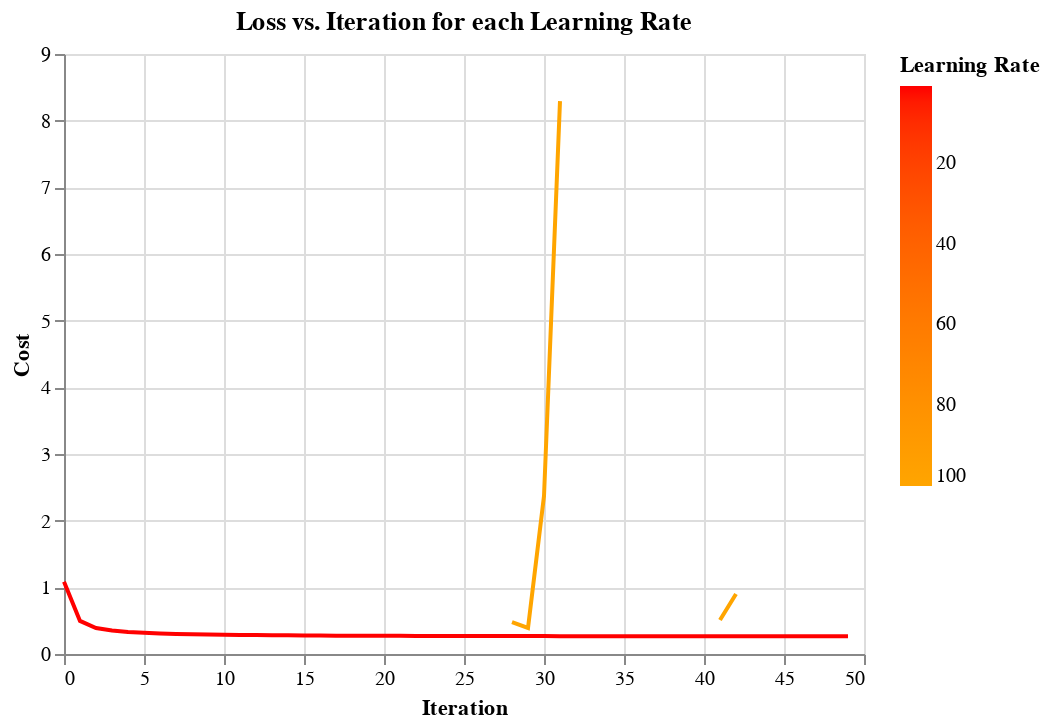

Write notebook code for a chart like this one.
### Markdown cell above
The higher learning rate (when only comparing 1, .01, and .0001) allows the gradient descent to converge much faster.  Over the course of 5,000 iterations, only the learning rate of 1 converges before the 5,000 iterations (converging after only ~400 iterations).  It would be preferable to use the higher learning rate, because in a more complicated gradient descent problem where computation can be very time consuming, the higher learning rate will allow for convergence in a substantially more reasonable time.

### Code cell
lrates = [100, 1]
plots = []
for lr in lrates:
    model = Logistic_regression()
    
    model.fit(
        train.loc[:, ['x1', 'x2']], 
        train.loc[:, 'y'], 
        lr, 
        max_iter = 50 if lr == 100 else 5000)
    
    if not isinstance(plots, list):

        plots = pd.concat(
            [plots, 
            pd.DataFrame(
                {lr: model.learning_curve(
                    train.loc[:, ['x1', 'x2']], 
                    train.loc[:, 'y'])})], 
                    axis = 1)

    else:

        plots = pd.DataFrame(
            {lr: model.learning_curve(train.loc[:, ['x1', 'x2']], 
            train.loc[:, 'y'])})

plots2 = plots.reset_index(names = ['Iteration']).melt(
    id_vars = 'Iteration', 
    var_name = 'Learning Rate', 
    value_name = 'Cost')

alt.Chart(plots2.loc[plots2.loc[:, 'Iteration'] < 50, :],
        title = "Loss vs. Iteration for each Learning Rate").mark_line().encode(
            x = 'Iteration', 
            y = 'Cost', 
            color = alt.Color('Learning Rate', scale = alt.Scale(
                domain = lrates,
                range = ['orange', 'red'])))

### Figure 1 — Vega-Lite specification as saved in the notebook (floating-point values rounded to 4 significant figures)
{"config": {"view": {"continuousWidth": 400, "continuousHeight": 300}}, "data": {"name": "data-13436809e3dea16f80e964f755ac1771"}, "mark": "line", "encoding": {"color": {"field": "Learning Rate", "scale": {"domain": [100, 1], "range": ["orange", "red"]}, "type": "quantitative"}, "x": {"field": "Iteration", "type": "quantitative"}, "y": {"field": "Cost", "type": "quantitative"}}, "title": "Loss vs. Iteration for each Learning Rate", "$schema": "https://vega.github.io/schema/vega-lite/v4.17.0.json", "datasets": {"data-13436809e3dea16f80e964f755ac1771": [{"Iteration": 0, "Learning Rate": 100, "Cost": 1.255}, {"Iteration": 1, "Learning Rate": 100, "Cost": null}, {"Iteration": 2, "Learning Rate": 100, "Cost": null}, {"Iteration": 3, "Learning Rate": 100, "Cost": null}, {"Iteration": 4, "Learning Rate": 100, "Cost": null}, {"Iteration": 5, "Learning Rate": 100, "Cost": null}, {"Iteration": 6, "Learning Rate": 100, "Cost": null}, {"Iteration": 7, "Learning Rate": 100, "Cost": null}, {"Iteration": 8, "Learning Rate": 100, "Cost": null}, {"Iteration": 9, "Learning Rate": 100, "Cost": null}, {"Iteration": 10, "Learning Rate": 100, "Cost": null}, {"Iteration": 11, "Learning Rate": 100, "Cost": null}, {"Iteration": 12, "Learning Rate": 100, "Cost": null}, {"Iteration": 13, "Learning Rate": 100, "Cost": null}, {"Iteration": 14, "Learning Rate": 100, "Cost": null}, {"Iteration": 15, "Learning Rate": 100, "Cost": null}, {"Iteration": 16, "Learning Rate": 100, "Cost": null}, {"Iteration": 17, "Learning Rate": 100, "Cost": null}, {"Iteration": 18, "Learning Rate": 100, "Cost": null}, {"Iteration": 19, "Learning Rate": 100, "Cost": 0.8884}, {"Iteration": 20, "Learning Rate": 100, "Cost": null}, {"Iteration": 21, "Learning Rate": 100, "Cost": null}, {"Iteration": 22, "Learning Rate": 100, "Cost": null}, {"Iteration": 23, "Learning Rate": 100, "Cost": null}, {"Iteration": 24, "Learning Rate": 100, "Cost": null}, {"Iteration": 25, "Learning Rate": 100, "Cost": null}, {"Iteration": 26, "Learning Rate": 100, "Cost": null}, {"Iteration": 27, "Learning Rate": 100, "Cost": null}, {"Iteration": 28, "Learning Rate": 100, "Cost": 0.4778}, {"Iteration": 29, "Learning Rate": 100, "Cost": 0.3908}, {"Iteration": 30, "Learning Rate": 100, "Cost": 2.369}, {"Iteration": 31, "Learning Rate": 100, "Cost": 8.292}, {"Iteration": 32, "Learning Rate": 100, "Cost": null}, {"Iteration": 33, "Learning Rate": 100, "Cost": null}, {"Iteration": 34, "Learning Rate": 100, "Cost": null}, {"Iteration": 35, "Learning Rate": 100, "Cost": null}, {"Iteration": 36, "Learning Rate": 100, "Cost": null}, {"Iteration": 37, "Learning Rate": 100, "Cost": null}, {"Iteration": 38, "Learning Rate": 100, "Cost": null}, {"Iteration": 39, "Learning Rate": 100, "Cost": null}, {"Iteration": 40, "Learning Rate": 100, "Cost": null}, {"Iteration": 41, "Learning Rate": 100, "Cost": 0.5106}, {"Iteration": 42, "Learning Rate": 100, "Cost": 0.8993}, {"Iteration": 43, "Learning Rate": 100, "Cost": null}, {"Iteration": 44, "Learning Rate": 100, "Cost": null}, {"Iteration": 45, "Learning Rate": 100, "Cost": null}, {"Iteration": 46, "Learning Rate": 100, "Cost": null}, {"Iteration": 47, "Learning Rate": 100, "Cost": null}, {"Iteration": 48, "Learning Rate": 100, "Cost": null}, {"Iteration": 49, "Learning Rate": 100, "Cost": null}, {"Iteration": 0, "Learning Rate": 1, "Cost": 1.083}, {"Iteration": 1, "Learning Rate": 1, "Cost": 0.4958}, {"Iteration": 2, "Learning Rate": 1, "Cost": 0.3906}, {"Iteration": 3, "Learning Rate": 1, "Cost": 0.3525}, {"Iteration": 4, "Learning Rate": 1, "Cost": 0.3316}, {"Iteration": 5, "Learning Rate": 1, "Cost": 0.3182}, {"Iteration": 6, "Learning Rate": 1, "Cost": 0.3088}, {"Iteration": 7, "Learning Rate": 1, "Cost": 0.3018}, {"Iteration": 8, "Learning Rate": 1, "Cost": 0.2964}, {"Iteration": 9, "Learning Rate": 1, "Cost": 0.292}, {"Iteration": 10, "Learning Rate": 1, "Cost": 0.2885}, {"Iteration": 11, "Learning Rate": 1, "Cost": 0.2856}, {"Iteration": 12, "Learning Rate": 1, "Cost": 0.2832}, {"Iteration": 13, "Learning Rate": 1, "Cost": 0.2812}, {"Iteration": 14, "Learning Rate": 1, "Cost": 0.2794}, {"Iteration": 15, "Learning Rate": 1, "Cost": 0.2779}, {"Iteration": 16, "Learning Rate": 1, "Cost": 0.2766}, {"Iteration": 17, "Learning Rate": 1, "Cost": 0.2755}, {"Iteration": 18, "Learning Rate": 1, "Cost": 0.2745}, {"Iteration": 19, "Learning Rate": 1, "Cost": 0.2736}, {"Iteration": 20, "Learning Rate": 1, "Cost": 0.2728}, {"Iteration": 21, "Learning Rate": 1, "Cost": 0.2721}, {"Iteration": 22, "Learning Rate": 1, "Cost": 0.2715}, {"Iteration": 23, "Learning Rate": 1, "Cost": 0.2709}, {"Iteration": 24, "Learning Rate": 1, "Cost": 0.2705}, {"Iteration": 25, "Learning Rate": 1, "Cost": 0.27}, {"Iteration": 26, "Learning Rate": 1, "Cost": 0.2696}, {"Iteration": 27, "Learning Rate": 1, "Cost": 0.2692}, {"Iteration": 28, "Learning Rate": 1, "Cost": 0.2689}, {"Iteration": 29, "Learning Rate": 1, "Cost": 0.2686}, {"Iteration": 30, "Learning Rate": 1, "Cost": 0.2683}, {"Iteration": 31, "Learning Rate": 1, "Cost": 0.2681}, {"Iteration": 32, "Learning Rate": 1, "Cost": 0.2679}, {"Iteration": 33, "Learning Rate": 1, "Cost": 0.2677}, {"Iteration": 34, "Learning Rate": 1, "Cost": 0.2675}, {"Iteration": 35, "Learning Rate": 1, "Cost": 0.2673}, {"Iteration": 36, "Learning Rate": 1, "Cost": 0.2671}, {"Iteration": 37, "Learning Rate": 1, "Cost": 0.267}, {"Iteration": 38, "Learning Rate": 1, "Cost": 0.2669}, {"Iteration": 39, "Learning Rate": 1, "Cost": 0.2667}, {"Iteration": 40, "Learning Rate": 1, "Cost": 0.2666}, {"Iteration": 41, "Learning Rate": 1, "Cost": 0.2665}, {"Iteration": 42, "Learning Rate": 1, "Cost": 0.2664}, {"Iteration": 43, "Learning Rate": 1, "Cost": 0.2663}, {"Iteration": 44, "Learning Rate": 1, "Cost": 0.2663}, {"Iteration": 45, "Learning Rate": 1, "Cost": 0.2662}, {"Iteration": 46, "Learning Rate": 1, "Cost": 0.2661}, {"Iteration": 47, "Learning Rate": 1, "Cost": 0.266}, {"Iteration": 48, "Learning Rate": 1, "Cost": 0.266}, {"Iteration": 49, "Learning Rate": 1, "Cost": 0.2659}]}}
